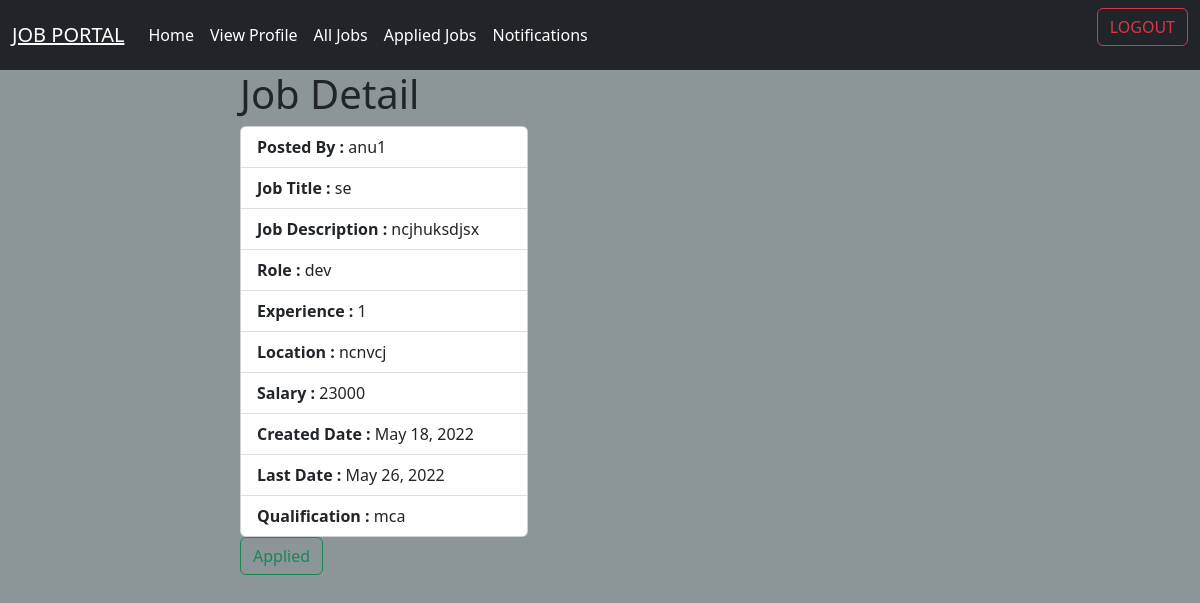
The page /candidates/job/detail/1 (signed in) on the database its author committed.
### employer/models.py (models this page shows, shortened)
class Jobs(models.Model):
    posted_by=models.ForeignKey(User,on_delete=models.CASCADE,related_name="company")
    job_title=models.CharField(max_length=120)
    job_description=models.TextField()
    role=models.CharField(max_length=120)
    experience=models.PositiveIntegerField(default=0)
    location=models.CharField(max_length=120)
    salary=models.PositiveIntegerField()
    created_date=models.DateField(auto_now_add=True)
    last_date=models.DateField(null=True)
    qualification=models.CharField(max_length=120,null=True)

### users/models.py (models this page shows, shortened)
class User(AbstractUser):
    phone=models.CharField(max_length=12)
    options=(
        ("employer","employer"),
        ("candidate","candidate")
    )
    role=models.CharField(max_length=12,choices=options,default="candidate")

### candidate/views.py (the view)
# urls.py: path("job/detail/<int:id>",views.CandidateJobDetailView.as_view(),name="cand-jobdetail"),
class CandidateJobDetailView(DetailView):
    model = Jobs
    template_name = "cand-jobdetail.html"
    context_object_name = "job"
    pk_url_kwarg = "id"
    def get_context_data(self, **kwargs):
        context=super().get_context_data(**kwargs)
        qs=Applications.objects.filter(applicant=self.request.user,job=self.object)
        print(qs)
        context["status"]=qs
        return context

### candidate/templates/cand-jobdetail.html
{%extends 'base1.html'%}
{%block body_block%}
<div class="container">
  <div class="row">
    <div class="col-2"></div>
    <div class="col-8">
      <h1>Job Detail</h1>
        <div class="card" style="width: 18rem;">
  <ul class="list-group list-group-flush">
    <li class="list-group-item"><strong>Posted By : </strong>{{job.posted_by}}</li>
    <li class="list-group-item"><strong>Job Title : </strong>{{job.job_title}}</li>
    <li class="list-group-item"><strong>Job Description : </strong>{{job.job_description}}</li>
      <li class="list-group-item"><strong>Role : </strong>{{job.role}}</li>
      <li class="list-group-item"><strong>Experience : </strong>{{job.experience}}</li>
      <li class="list-group-item"><strong>Location : </strong>{{job.location}}</li>
    <li class="list-group-item"><strong>Salary : </strong>{{job.salary}}</li>
    <li class="list-group-item"><strong>Created Date : </strong>{{job.created_date}}</li>
    <li class="list-group-item"><strong>Last Date : </strong>{{job.last_date}}</li>
    <li class="list-group-item"><strong>Qualification : </strong>{{job.qualification}}</li>
  </ul>
</div>
        {%if status%}
        <a href="#" class="btn btn-outline-success">Applied</a>
        {%else%}
        <a href="{%url 'apply_now' job.id%}" class="btn btn-outline-secondary">Apply Now</a>
        {%endif%}
    </div>
    <div class="col-2"></div>
  </div>
</div>
{%endblock%}

### candidate/static/css/cand_style.css (style rules this page uses)
body { background-color:#8c9698; }

### rows shown on the page
Jobs: posted_by "anu1", job_title "se", job_description "ncjhuksdjsx", role "dev", experience "1", location "ncnvcj", salary "23000", created_date "May 18, 2022", last_date "May 26, 2022", qualification "mca"
